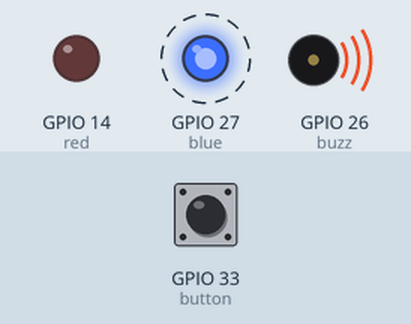
The program below on a simulated ESP32 board running MicroPython. Parts: output pins drawn as LEDs (lit = HIGH), buzzer (waves = sounding, pin HIGH). Dashed ring = blinking. Inputs (shaded band) come from the test bench; at power-on: GPIO 33 (button) HIGH.

Above: at 1.2 s.
1.3 s: GPIO 33 (button) pulled LOW for 0.6 s
3.4 s: GPIO 33 (button) pulled LOW for 1 s
At 7.3 s:
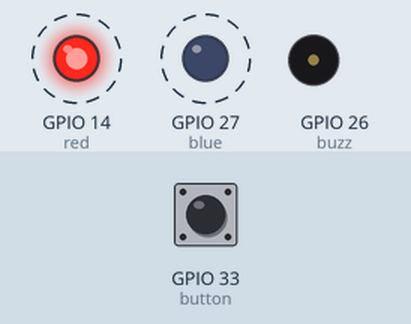
7.4 s: GPIO 33 (button) pulled LOW for 3.2 s
At 8.1 s:
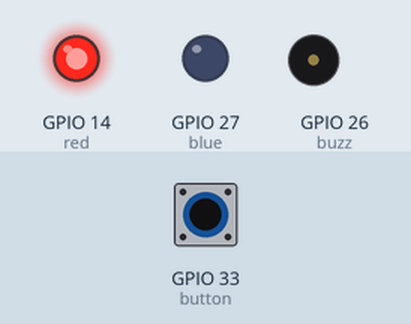
Timing chart, 0 to 10.4 s (numbered marks = the images above; inputs shaded):
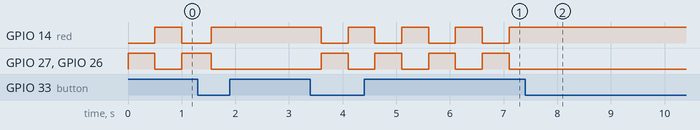

The program:

police_siren.py
```python
from machine import Pin
import time

# Pins (change if needed)
PIN_RED = 14
PIN_BLUE = 27
PIN_BUZZ = 26
PIN_BUTTON = 33

# Setup LEDs
red = Pin(PIN_RED, Pin.OUT)
blue = Pin(PIN_BLUE, Pin.OUT)
buzz = Pin(PIN_BUZZ, Pin.OUT)
button = Pin(PIN_BUTTON, Pin.IN, Pin.PULL_UP)

flag = 0
last_button_state = 1

red.on()
blue.off()
buzz.off()

while True:
    current_button_state = button.value()

    # Detect button press (transition from high to low)
    if last_button_state == 1 and current_button_state == 0:
        flag += 1
        # Debounce delay
        time.sleep(0.05)

    last_button_state = current_button_state
    if flag % 2 == 0:
        red.toggle()
        blue.toggle()
        buzz.toggle()
    else :
        red.on()
        blue.off()
        buzz.off()
    time.sleep(0.5)
```

Measured:
- after the input at 3.4 s, GPIO 14 (red), GPIO 27 (blue), GPIO 26 (buzz): alternates HIGH for 0.50 s and LOW for 0.50 s, starting after 0.20 s
- after the input at 7.4 s, GPIO 14 (red): stops changing and stays HIGH; GPIO 27 (blue), GPIO 26 (buzz): stops changing and stays LOW
